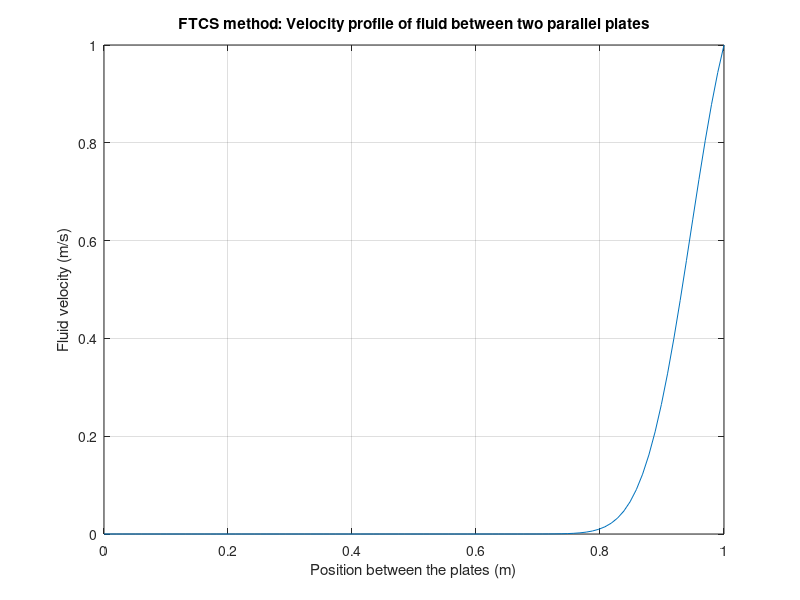

The MATLAB script that drew this image:
% Clear workspace and command window
clear all;
clc;

% Couette flow simulation using FTCS method

% Parameters
h = 1.0;  % Distance between the plates in meters
u_g = 1.0;  % Speed of the upper plate in m/s
Ny = 100;  % Number of grid points in y direction
dy = h / (Ny - 1);  % Grid spacing in y direction
dt = 0.0001;  % Time step in seconds
total_time = 2.0;  % Total time for the simulation in seconds
num_steps = round(total_time / dt);  % Number of time steps
Dy = 0.001;  % Diffusion coefficient

% Initialize velocity profile
u = zeros(Ny, 1);
u(end) = u_g;  % Upper plate moving at u_g

% FTCS scheme
for n = 1:num_steps
    u_new = u;
    for i = 2:Ny-1
        u_new(i) = u(i) + (Dy * dt / dy^2) * (u(i+1) - 2*u(i) + u(i-1)) ...
                + (0.02 * dt / (2 * dy)) * (u(i+1) - u(i-1));
    end
    u = u_new;
end

% Plotting
y = linspace(0, h, Ny);
plot(y, u);
xlabel('Position between the plates (m)');
ylabel('Fluid velocity (m/s)');
title('FTCS method: Velocity profile of fluid between two parallel plates');
grid on;